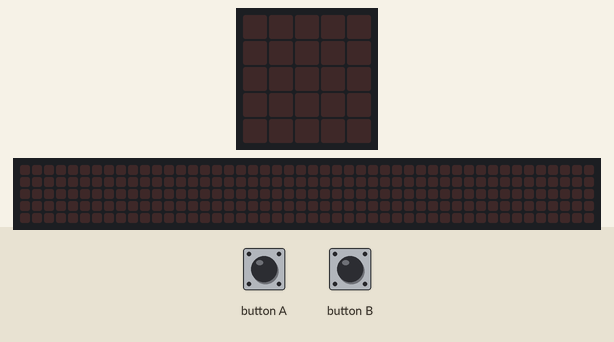
Simulated run of this program. Board: BBC micro:bit (MakeCode). On the bench: the board's 5×5 LED display, a strip that is not on the board, showing the scrolling text unrolled. The inputs (shaded band) are chosen by the test bench. The 48×5 strip is a reading aid, not a part: it shows the text the display is scrolling, unrolled, one strip-width of it at a time.

Above: at 1.2 s.
1.3 s: button A pressed for 0.15 s
At 1.52 s:
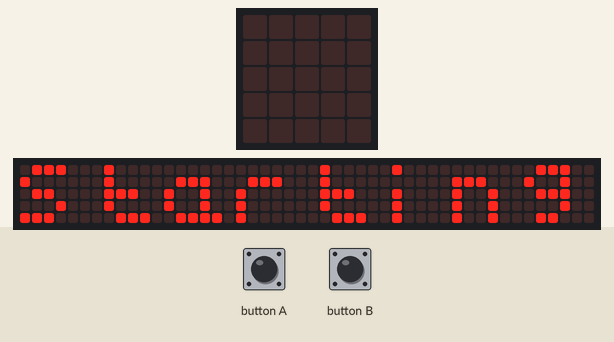
At 9.47 s:
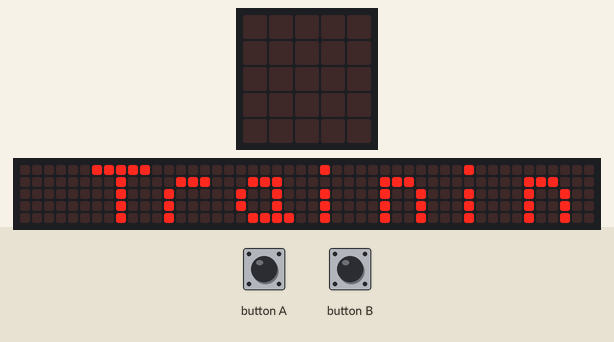

The program:

main.ts
```typescript
// 我們目前仍在努力開發這部分項目
input.onGesture(Gesture.ThreeG, function () {

})
input.onButtonPressed(Button.A, function () {
    shakesPErMinute = 0
    basic.showString("Starting Training Session...")
    training_session = 1
})
input.onGesture(Gesture.Shake, function () {
    shake = 1
})
// 我們目前仍在努力開發這部分項目
input.onGesture(Gesture.SixG, function () {

})
input.onButtonPressed(Button.B, function () {
    let foreverShakesCount = 0
    shakesPErMinute = 0
    basic.showString("Ending Training Session.")
    training_session = 0
    datalogger.log(datalogger.createCV("", "You Have Ran approximetly " + Math.round(foreverShakesCount / 120) + " minutes! Be sure to have some rest!"))
})
// 我們目前仍在努力開發這部分項目
input.onGesture(Gesture.EightG, function () {

})
let shake = 0
let shakesPErMinute = 0
let training_session = 0
training_session = 0
loops.everyInterval(1000, function () {
    if (shake == 1) {
        shakesPErMinute += 1
        shake = 0
    }
})
basic.forever(function () {
    if (training_session == 1) {
        control.waitMicros(10000)
        if (160 < shakesPErMinute) {
            basic.showString("Whoa, be careful and don't get hurt ranning too fast!")
        }
    }
})
basic.forever(function () {
    if (training_session == 1) {
        control.waitMicros(10000)
        if (100 < shakesPErMinute) {
            basic.showString("Remember to stay hydrated!")
        }
    }
})
```

test.ts
```typescript
// 在這裡測試；當此封包作為擴充功能時，將不會編譯此內容。
```

Measured:
- after the input at 1.3 s, the display: changes after 0.15 s (image 1)
- what the display in image 2 shows lasts 0.4 s, from 9.3 s to 9.7 s
